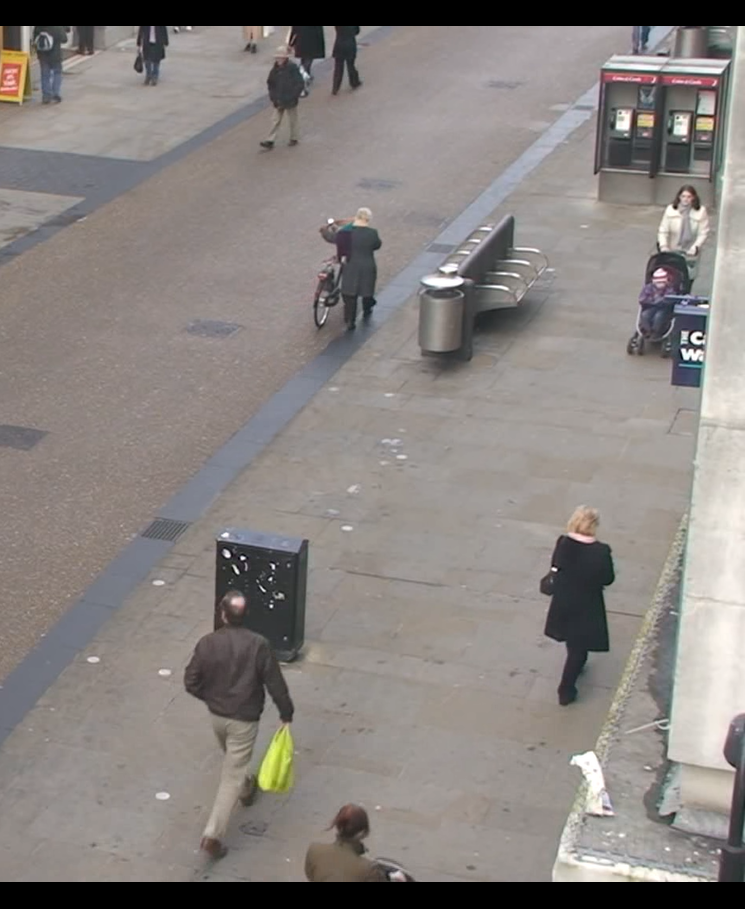
#> input picture scripts/test.png, 745 x 909 px
$ python nms.py
#> lines starting #> are read from the running program, lines starting #| are printed output that depends on the picture; after the words box and inside, x2 and y2 are one past the last pixel; in counts of white or black regions, pixels touching at a corner belong together
### scripts/draw_bbox.py
import cv2


def draw_box(img, bbox, confidence=None, offset=(0, 0)):
    """
    图上绘制一个边界框
    :param img:
    :param bbox: 必须是(xmin, ymin, xmax, ymax)的格式
    :param confidence: 该边界框的置信度
    :param offset:
    :return:
    """
    x1, y1, x2, y2 = [int(i) for i in bbox]
    x1 += offset[0]
    x2 += offset[0]
    y1 += offset[1]
    y2 += offset[1]
    # box text and bar
    color = 0.5
    label = str(confidence)
    t_size = cv2.getTextSize(label, cv2.FONT_HERSHEY_PLAIN, 1, 2)[0]
    cv2.rectangle(img, (x1, y1), (x2, y2), color, 3)
    cv2.rectangle(img, (x1, y1), (x1 + t_size[0] + 3, y1 + t_size[1] + 4), color, -1)
    cv2.putText(img, label, (x1, y1 + t_size[1] + 4), cv2.FONT_HERSHEY_PLAIN, 2, [255, 255, 255], 2)
    return img

### scripts/nms.py
"""
Author: Zhou Chen
Date: 2020/4/30
Desc: Numpy实现nms
"""
import numpy as np
import cv2

from draw_bbox import draw_box


def nms(bboxes, scores, iou_thresh):
    """

    :param bboxes: 检测框列表
    :param scores: 置信度列表
    :param iou_thresh: IOU阈值
    :return:
    """

    x1 = bboxes[:, 0]
    y1 = bboxes[:, 1]
    x2 = bboxes[:, 2]
    y2 = bboxes[:, 3]
    areas = (y2 - y1) * (x2 - x1)

    # 结果列表
    result = []
    index = scores.argsort()[::-1]  # 对检测框按照置信度进行从高到低的排序，并获取索引
    # 下面的操作为了安全，都是对索引处理
    while index.size > 0:
        # 当检测框不为空一直循环
        i = index[0]
        result.append(i)  # 将置信度最高的加入结果列表

        # 计算其他边界框与该边界框的IOU
        x11 = np.maximum(x1[i], x1[index[1:]])
        y11 = np.maximum(y1[i], y1[index[1:]])
        x22 = np.minimum(x2[i], x2[index[1:]])
        y22 = np.minimum(y2[i], y2[index[1:]])
        w = np.maximum(0, x22 - x11 + 1)
        h = np.maximum(0, y22 - y11 + 1)
        overlaps = w * h
        ious = overlaps / (areas[i] + areas[index[1:]] - overlaps)
        # 只保留满足IOU阈值的索引
        idx = np.where(ious <= iou_thresh)[0]
        index = index[idx + 1]  # 处理剩余的边框
    bboxes, scores = bboxes[result], scores[result]
    return bboxes, scores


if __name__ == '__main__':
    raw_img = cv2.imread('test.png')
#> raw_img is the input picture: shape (909, 745, 3); mean B, G, R 128.3, 131.3, 136.9
    # 这里为了编码方便，将检测的结果直接作为变量
    bboxes = [[183, 625, 269, 865], [197, 603, 296, 853], [190, 579, 295, 864], [537, 507, 618, 713], [535, 523, 606, 687]]
    confidences = [0.7, 0.9, 0.95, 0.9, 0.6]
    # 未经过nms的原始检测结果
    img = raw_img.copy()
    for x, y in zip(bboxes, confidences):
        img = draw_box(img, x, y)
#> this loop made 5 passes
#> pass 1, `img = draw_box(img, x, y)`:
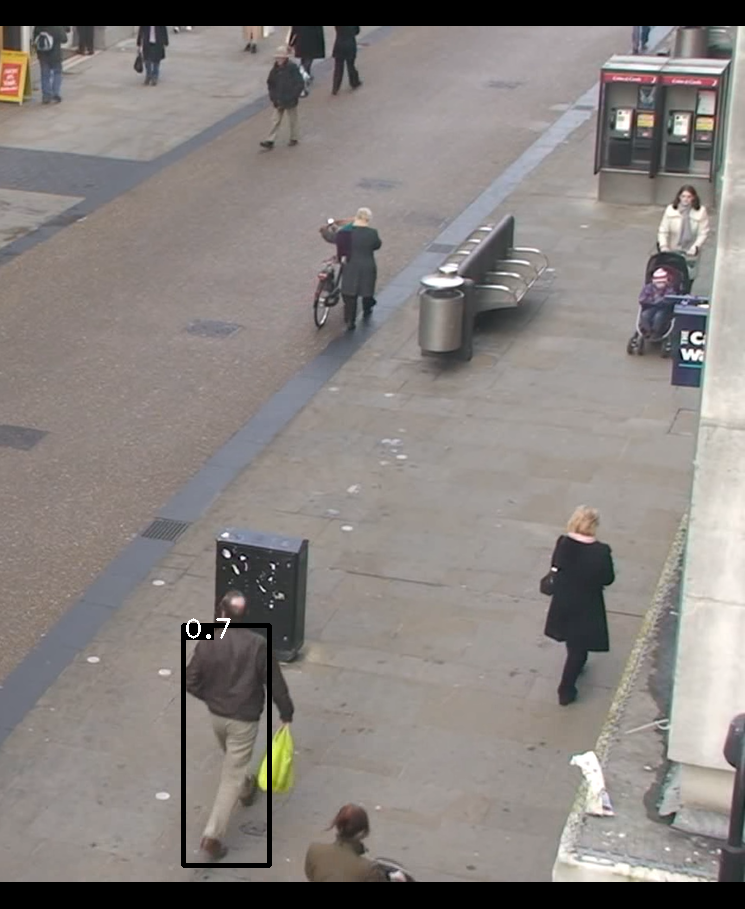
#> img: shape (909, 745, 3); 0.54% of pixels changed, all inside (x1, y1, x2, y2) = (181, 618, 272, 868)
#> pass 2, `img = draw_box(img, x, y)`:
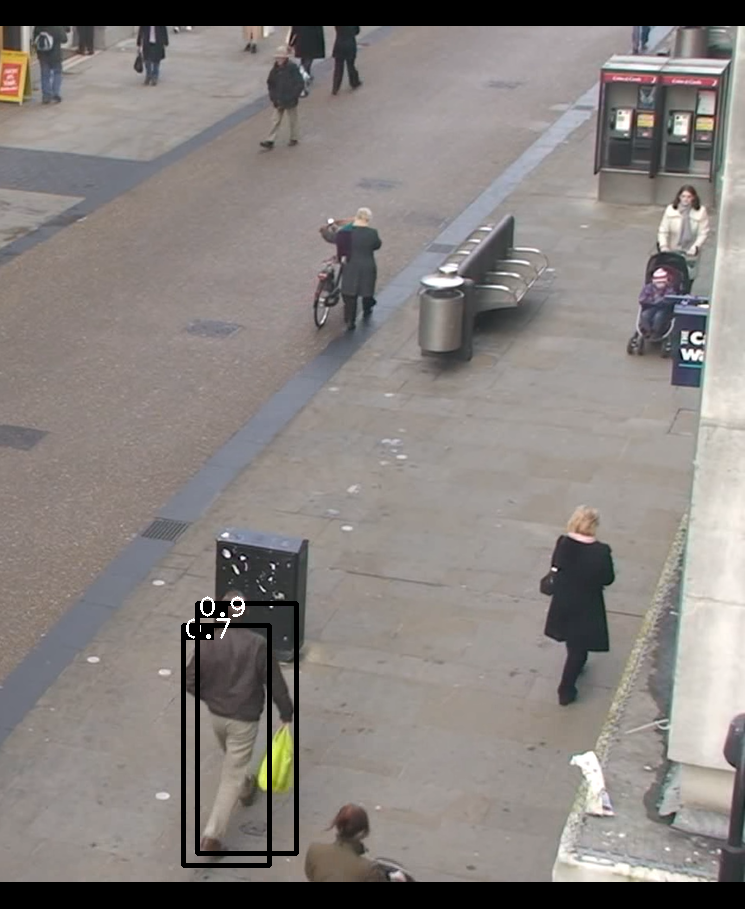
#> img: shape (909, 745, 3); 0.57% of pixels changed, all inside (x1, y1, x2, y2) = (195, 596, 299, 856)
#> pass 3, `img = draw_box(img, x, y)`:
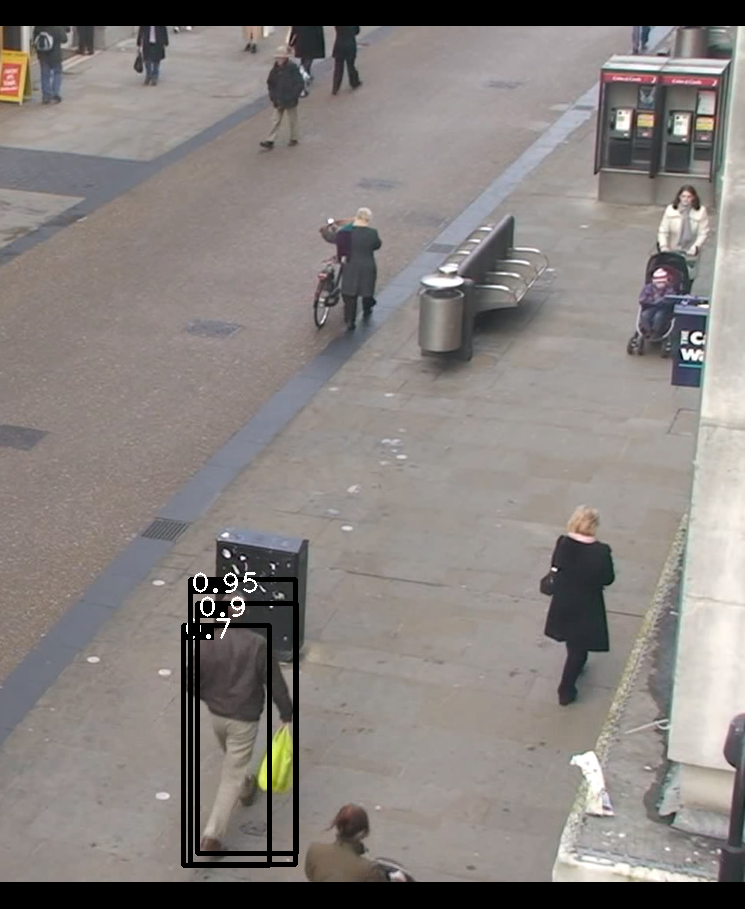
#> img: shape (909, 745, 3); 0.46% of pixels changed, all inside (x1, y1, x2, y2) = (188, 572, 298, 867)
#> after the loop:
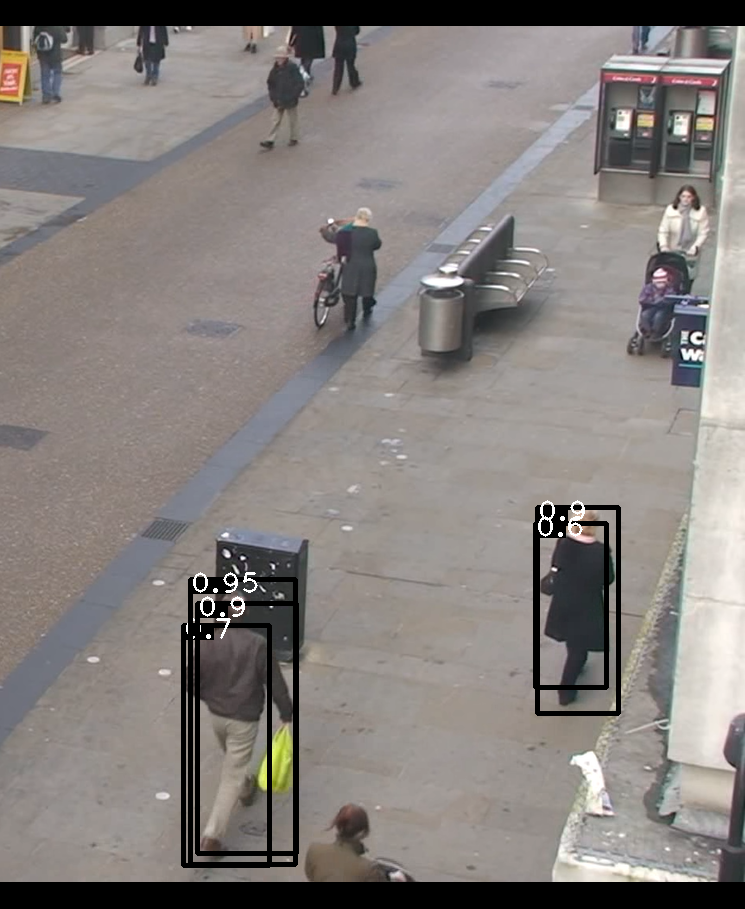
#> img: shape (909, 745, 3); 0.81% of pixels changed, all inside (x1, y1, x2, y2) = (533, 500, 621, 716)
    cv2.imwrite("../assets/raw_img.png", img)
    # 进行nms处理
    bboxes, scores = nms(np.array(bboxes), np.array(confidences), 0.5)
    img = raw_img.copy()
    for x, y in zip(list(bboxes), list(scores)):
        img = draw_box(img, x, y)
#> this loop made 2 passes
#> pass 1, `img = draw_box(img, x, y)`:
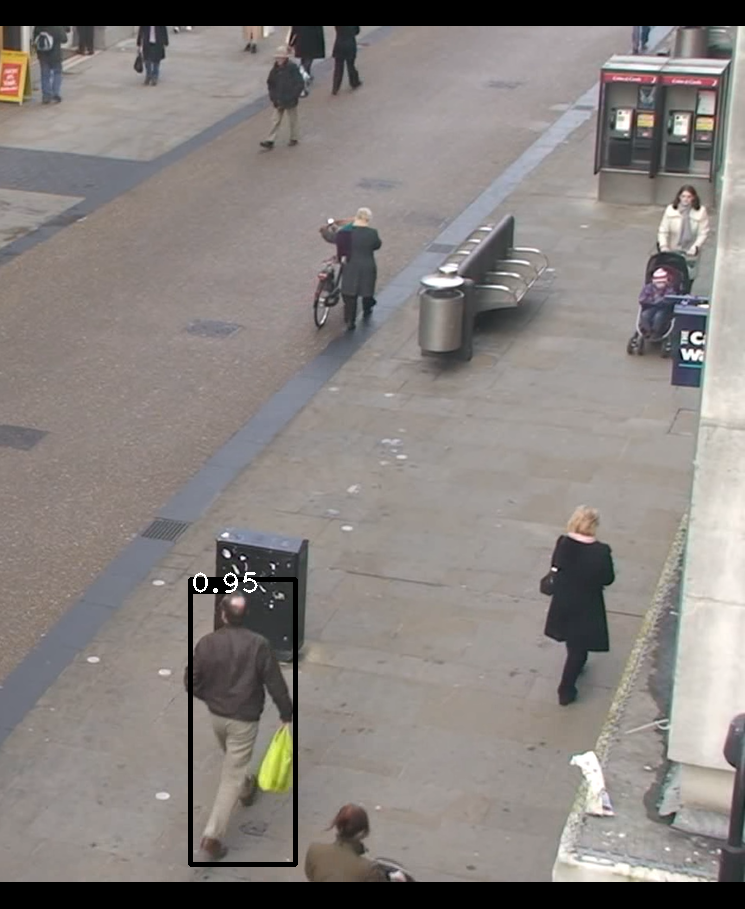
#> img: shape (909, 745, 3); 0.67% of pixels changed, all inside (x1, y1, x2, y2) = (188, 572, 298, 867)
#> pass 2, `img = draw_box(img, x, y)`:
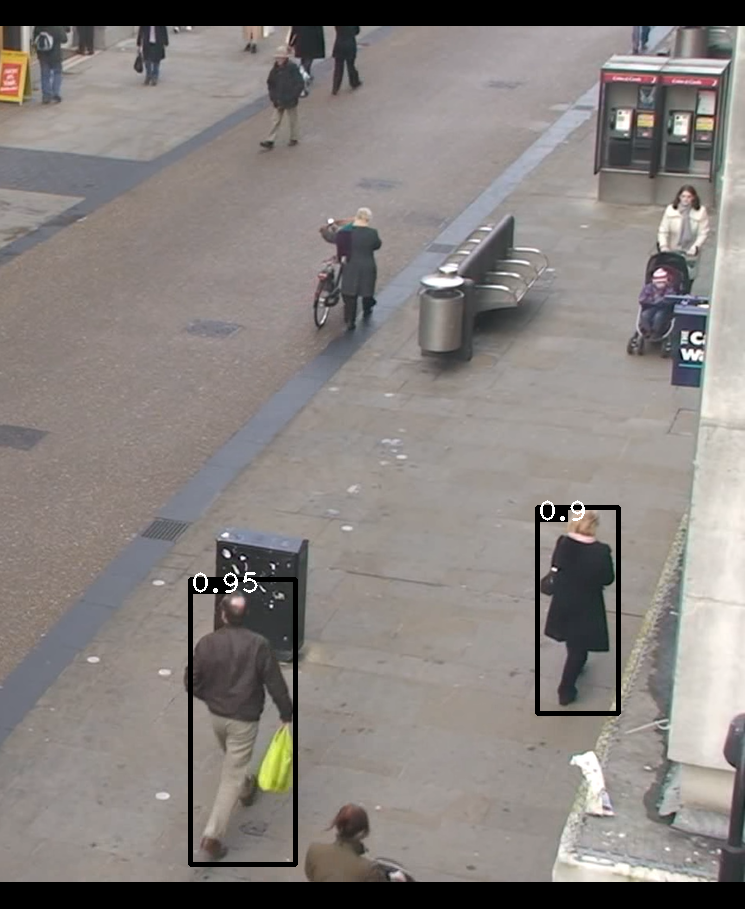
#> img: shape (909, 745, 3); 0.49% of pixels changed, all inside (x1, y1, x2, y2) = (535, 500, 621, 716)
    cv2.imwrite("../assets/img_nms.png", img)
